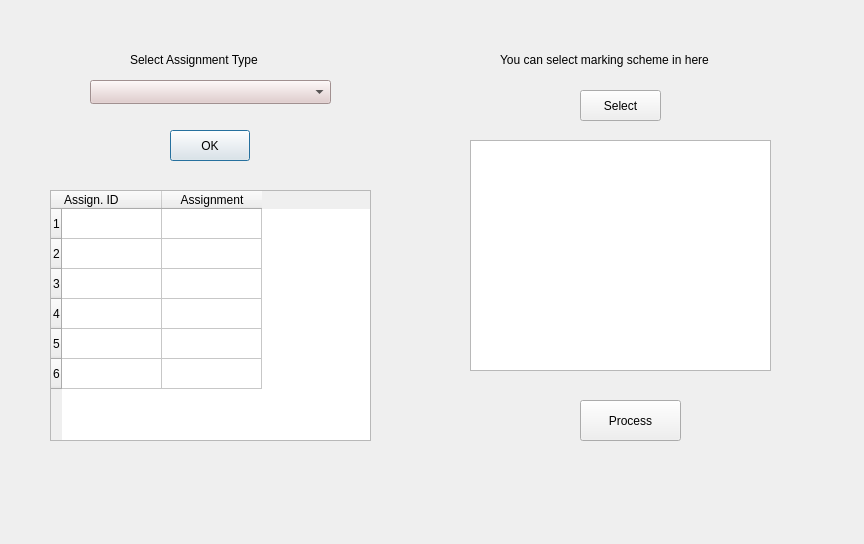
<?xml version="1.0" encoding="UTF-8"?>
<ui version="4.0">
 <class>Dialog</class>
 <widget class="QDialog" name="Dialog">
  <property name="geometry">
   <rect>
    <x>0</x>
    <y>0</y>
    <width>864</width>
    <height>544</height>
   </rect>
  </property>
  <property name="windowTitle">
   <string>Dialog</string>
  </property>
  <widget class="QPushButton" name="pushButton_ok">
   <property name="geometry">
    <rect>
     <x>170</x>
     <y>130</y>
     <width>80</width>
     <height>31</height>
    </rect>
   </property>
   <property name="text">
    <string>OK</string>
   </property>
  </widget>
  <widget class="QComboBox" name="comboBox_type">
   <property name="geometry">
    <rect>
     <x>90</x>
     <y>80</y>
     <width>241</width>
     <height>24</height>
    </rect>
   </property>
   <property name="palette">
    <palette>
     <active>
      <colorrole role="Button">
       <brush brushstyle="SolidPattern">
        <color alpha="255">
         <red>225</red>
         <green>201</green>
         <blue>201</blue>
        </color>
       </brush>
      </colorrole>
      <colorrole role="Base">
       <brush brushstyle="SolidPattern">
        <color alpha="255">
         <red>225</red>
         <green>201</green>
         <blue>201</blue>
        </color>
       </brush>
      </colorrole>
      <colorrole role="Window">
       <brush brushstyle="SolidPattern">
        <color alpha="255">
         <red>225</red>
         <green>201</green>
         <blue>201</blue>
        </color>
       </brush>
      </colorrole>
     </active>
     <inactive>
      <colorrole role="Button">
       <brush brushstyle="SolidPattern">
        <color alpha="255">
         <red>225</red>
         <green>201</green>
         <blue>201</blue>
        </color>
       </brush>
      </colorrole>
      <colorrole role="Base">
       <brush brushstyle="SolidPattern">
        <color alpha="255">
         <red>225</red>
         <green>201</green>
         <blue>201</blue>
        </color>
       </brush>
      </colorrole>
      <colorrole role="Window">
       <brush brushstyle="SolidPattern">
        <color alpha="255">
         <red>225</red>
         <green>201</green>
         <blue>201</blue>
        </color>
       </brush>
      </colorrole>
     </inactive>
     <disabled>
      <colorrole role="Button">
       <brush brushstyle="SolidPattern">
        <color alpha="255">
         <red>225</red>
         <green>201</green>
         <blue>201</blue>
        </color>
       </brush>
      </colorrole>
      <colorrole role="Base">
       <brush brushstyle="SolidPattern">
        <color alpha="255">
         <red>225</red>
         <green>201</green>
         <blue>201</blue>
        </color>
       </brush>
      </colorrole>
      <colorrole role="Window">
       <brush brushstyle="SolidPattern">
        <color alpha="255">
         <red>225</red>
         <green>201</green>
         <blue>201</blue>
        </color>
       </brush>
      </colorrole>
     </disabled>
    </palette>
   </property>
   <property name="font">
    <font>
     <pointsize>10</pointsize>
    </font>
   </property>
   <property name="contextMenuPolicy">
    <enum>Qt::DefaultContextMenu</enum>
   </property>
   <property name="styleSheet">
    <string notr="true"/>
   </property>
  </widget>
  <widget class="QTableWidget" name="tableWidget">
   <property name="geometry">
    <rect>
     <x>50</x>
     <y>190</y>
     <width>321</width>
     <height>251</height>
    </rect>
   </property>
   <property name="minimumSize">
    <size>
     <width>321</width>
     <height>0</height>
    </size>
   </property>
   <property name="selectionMode">
    <enum>QAbstractItemView::SingleSelection</enum>
   </property>
   <property name="rowCount">
    <number>6</number>
   </property>
   <property name="columnCount">
    <number>2</number>
   </property>
   <row/>
   <row/>
   <row/>
   <row/>
   <row/>
   <row/>
   <column>
    <property name="text">
     <string>Assign. ID</string>
    </property>
    <property name="textAlignment">
     <set>AlignLeading|AlignTop</set>
    </property>
   </column>
   <column>
    <property name="text">
     <string>Assignment</string>
    </property>
   </column>
  </widget>
  <widget class="QLabel" name="label">
   <property name="geometry">
    <rect>
     <x>130</x>
     <y>50</y>
     <width>181</width>
     <height>20</height>
    </rect>
   </property>
   <property name="text">
    <string>Select Assignment Type</string>
   </property>
  </widget>
  <widget class="QTextEdit" name="textEdit">
   <property name="geometry">
    <rect>
     <x>470</x>
     <y>140</y>
     <width>301</width>
     <height>231</height>
    </rect>
   </property>
  </widget>
  <widget class="QPushButton" name="btn_select">
   <property name="geometry">
    <rect>
     <x>580</x>
     <y>90</y>
     <width>81</width>
     <height>31</height>
    </rect>
   </property>
   <property name="text">
    <string>Select</string>
   </property>
  </widget>
  <widget class="QPushButton" name="pushButton_process">
   <property name="geometry">
    <rect>
     <x>580</x>
     <y>400</y>
     <width>101</width>
     <height>41</height>
    </rect>
   </property>
   <property name="text">
    <string>Process</string>
   </property>
  </widget>
  <widget class="QLabel" name="label_2">
   <property name="geometry">
    <rect>
     <x>500</x>
     <y>50</y>
     <width>281</width>
     <height>20</height>
    </rect>
   </property>
   <property name="text">
    <string>You can select marking scheme in here</string>
   </property>
  </widget>
 </widget>
 <resources/>
 <connections/>
</ui>
